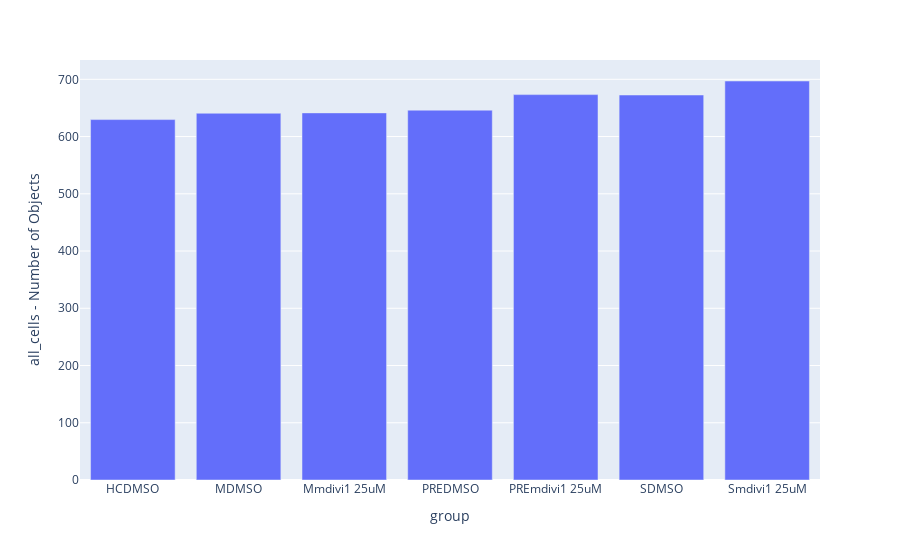

The cell this chart's notebook holds for it:
### Code cell
#count per group
mfn2_df_count = mfn2_df.groupby(level=1).mean()
mfn2_df_count = mfn2_df_count.reset_index()
count_cells = px.bar(mfn2_df_count, x = "group", y = "all_cells - Number of Objects",
            barmode = 'group')

count_cells.show()

### Figure 1 — Plotly figure (JSON) as saved in the notebook; plotly's stock layout.template omitted (floating-point values rounded to 4 significant figures)
{"data": [{"alignmentgroup": "True", "hovertemplate": "group=%{x}<br>all_cells - Number of Objects=%{y}<extra></extra>", "legendgroup": "", "marker": {"color": "#636efa", "pattern": {"shape": ""}}, "name": "", "offsetgroup": "", "orientation": "v", "showlegend": false, "textposition": "auto", "type": "bar", "x": ["HCDMSO", "MDMSO", "Mmdivi1 25uM", "PREDMSO", "PREmdivi1 25uM", "SDMSO", "Smdivi1 25uM"], "xaxis": "x", "y": [629.6, 640.7, 641.3, 646.1, 673.3, 672.6, 697.0], "yaxis": "y"}], "layout": {"barmode": "group", "legend": {"tracegroupgap": 0}, "margin": {"t": 60}, "xaxis": {"anchor": "y", "domain": [0, 1], "title": {"text": "group"}}, "yaxis": {"anchor": "x", "domain": [0, 1], "title": {"text": "all_cells - Number of Objects"}}}}
